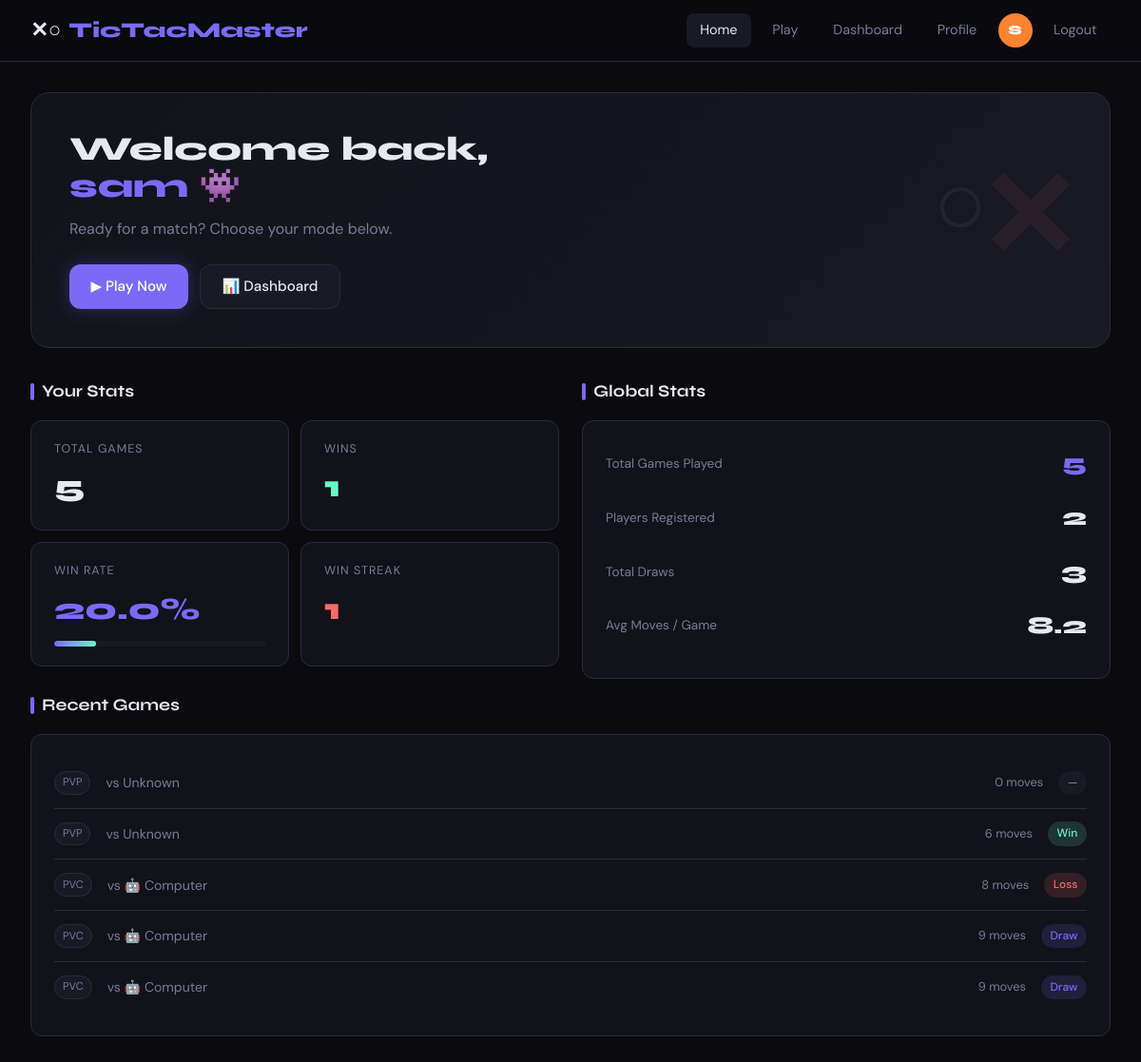
Screenshot of /home (signed in) with the database file from the repository.
### tables this page shows
CREATE TABLE users (
            id INTEGER PRIMARY KEY AUTOINCREMENT,
            username TEXT UNIQUE NOT NULL,
            email TEXT UNIQUE NOT NULL,
            password_hash TEXT NOT NULL,
            avatar_color TEXT DEFAULT '#6c63ff',
            created_at TIMESTAMP DEFAULT CURRENT_TIMESTAMP
        );

CREATE TABLE player_stats (
            id INTEGER PRIMARY KEY AUTOINCREMENT,
            user_id INTEGER UNIQUE NOT NULL,
            total_games INTEGER DEFAULT 0,
            wins INTEGER DEFAULT 0,
            losses INTEGER DEFAULT 0,
            draws INTEGER DEFAULT 0,
            pvp_wins INTEGER DEFAULT 0,
            pvp_losses INTEGER DEFAULT 0,
            pvp_draws INTEGER DEFAULT 0,
            pvc_wins INTEGER DEFAULT 0,
            pvc_losses INTEGER DEFAULT 0,
            pvc_draws INTEGER DEFAULT 0,
            win_streak INTEGER DEFAULT 0,
            max_win_streak INTEGER DEFAULT 0,
            total_moves INTEGER DEFAULT 0,
            fastest_win_moves INTEGER DEFAULT 999,
            updated_at TIMESTAMP DEFAULT CURRENT_TIMESTAMP,
            FOREIGN KEY (user_id) REFERENCES users(id)
        );

CREATE TABLE games (
            id INTEGER PRIMARY KEY AUTOINCREMENT,
            player1_id INTEGER NOT NULL,
            player2_id INTEGER,
            game_mode TEXT NOT NULL CHECK(game_mode IN ('pvp', 'pvc')),
            winner_id INTEGER,
            is_draw INTEGER DEFAULT 0,
            board_state TEXT,
            moves_count INTEGER DEFAULT 0,
            duration_seconds INTEGER DEFAULT 0,
            ai_difficulty TEXT DEFAULT 'medium',
            created_at TIMESTAMP DEFAULT CURRENT_TIMESTAMP,
            ended_at TIMESTAMP,
            FOREIGN KEY (player1_id) REFERENCES users(id),
            FOREIGN KEY (player2_id) REFERENCES users(id),
            FOREIGN KEY (winner_id) REFERENCES users(id)
        );

### app.py (the view)
@app.route('/home')
@login_required
def home():
    stats = get_player_stats(session['user_id'])
    recent = get_recent_games(session['user_id'], limit=5)
    global_s = get_global_stats()
    return render_template('home.html',
                           stats=stats, recent=recent,
                           global_stats=global_s)

### app.py (called while the page is built)
def login_required(f):
    from functools import wraps
    @wraps(f)
    def decorated(*args, **kwargs):
        if 'user_id' not in session:
            return redirect(url_for('login'))
        return f(*args, **kwargs)
    return decorated

### database/models.py (called while the page is built)
def get_db():
    conn = sqlite3.connect(DB_PATH)
    conn.row_factory = sqlite3.Row
    return conn

### game_service.py (called while the page is built)
def get_player_stats(user_id: int) -> dict:
    conn = get_db()
    c = conn.cursor()
    try:
        c.execute('SELECT * FROM player_stats WHERE user_id = ?', (user_id,))
        row = c.fetchone()
        if not row:
            return {}
        stats = dict(row)
        total = stats['total_games']
        stats['win_rate'] = round(stats['wins'] / total * 100, 1) if total else 0
        return stats
    finally:
        conn.close()

def get_recent_games(user_id: int, limit: int = 10) -> list:
    conn = get_db()
    c = conn.cursor()
    try:
        c.execute('''
            SELECT g.*,
                   u1.username as player1_name, u1.avatar_color as p1_color,
                   u2.username as player2_name, u2.avatar_color as p2_color,
                   w.username as winner_name
            FROM games g
            LEFT JOIN users u1 ON g.player1_id = u1.id
            LEFT JOIN users u2 ON g.player2_id = u2.id
            LEFT JOIN users w ON g.winner_id = w.id
            WHERE g.player1_id = ? OR g.player2_id = ?
            ORDER BY g.created_at DESC
            LIMIT ?
        ''', (user_id, user_id, limit))
        rows = c.fetchall()
        return [dict(r) for r in rows]
    finally:
        conn.close()

def get_global_stats() -> dict:
    conn = get_db()
    c = conn.cursor()
    try:
        c.execute('SELECT COUNT(*) as total FROM games WHERE ended_at IS NOT NULL')
        total_games = c.fetchone()['total']
        c.execute('SELECT COUNT(*) as total FROM users')
        total_users = c.fetchone()['total']
        c.execute('SELECT COUNT(*) as total FROM games WHERE is_draw = 1')
        total_draws = c.fetchone()['total']
        c.execute('SELECT AVG(moves_count) as avg FROM games WHERE ended_at IS NOT NULL')
        row = c.fetchone()
        avg_moves = round(row['avg'], 1) if row['avg'] else 0
        return {
            'total_games': total_games,
            'total_users': total_users,
            'total_draws': total_draws,
            'avg_moves': avg_moves,
        }
    finally:
        conn.close()

### templates/home.html (shortened to what this page needs)
{% extends 'base.html' %}
{% block body %}
<div class="page">
    <div class="hero">
        <div class="hero-title">
            Welcome back,<br>
            <span class="text-accent">{{ session.username }}</span> 👾
        </div>
        <div class="hero-sub">Ready for a match? Choose your mode below.</div>
        <div class="hero-actions">
            <a href="{{ url_for('play') }}" class="btn btn-primary">▶ Play Now</a>
            <a href="{{ url_for('dashboard') }}" class="btn btn-secondary">📊 Dashboard</a>
        </div>
    </div>
    <div class="grid-2" style="gap:1.5rem; margin-bottom:1.5rem;">
        <div>
            <div class="section-title">Your Stats</div>
            <div class="grid-2" style="gap:0.75rem;">
                <div class="stat-card">
                    <div class="stat-label">Total Games</div>
                    <div class="stat-value">{{ stats.total_games or 0 }}</div>
                </div>
                <div class="stat-card">
                    <div class="stat-label">Wins</div>
                    <div class="stat-value text-o">{{ stats.wins or 0 }}</div>
                </div>
                <div class="stat-card">
                    <div class="stat-label">Win Rate</div>
                    <div class="stat-value text-accent">{{ stats.win_rate or 0 }}%</div>
                    <div class="winrate-bar">
                        <div class="winrate-fill" style="width:{{ stats.win_rate or 0 }}%"></div>
                    </div>
                </div>
                <div class="stat-card">
                    <div class="stat-label">Win Streak</div>
                    <div class="stat-value text-x">{{ stats.win_streak or 0 }}</div>
                </div>
            </div>
        </div>
        <div>
            <div class="section-title">Global Stats</div>
            <div class="card" style="height: calc(100% - 2.1rem);">
                <div style="display:flex; flex-direction:column; gap:1rem;">
                    <div style="display:flex; justify-content:space-between; align-items:center;">
                        <span class="text-muted" style="font-size:0.85rem;">Total Games Played</span>
                        <span class="global-num text-accent">{{ global_stats.total_games }}</span>
                    </div>
                    <div style="display:flex; justify-content:space-between; align-items:center;">
                        <span class="text-muted" style="font-size:0.85rem;">Players Registered</span>
                        <span class="global-num">{{ global_stats.total_users }}</span>
                    </div>
                    <div style="display:flex; justify-content:space-between; align-items:center;">
                        <span class="text-muted" style="font-size:0.85rem;">Total Draws</span>
                        <span class="global-num">{{ global_stats.total_draws }}</span>
                    </div>
                    <div style="display:flex; justify-content:space-between; align-items:center;">
                        <span class="text-muted" style="font-size:0.85rem;">Avg Moves / Game</span>
                        <span class="global-num">{{ global_stats.avg_moves }}</span>
                    </div>
                </div>
            </div>
        </div>
    </div>
    <div class="section-title">Recent Games</div>
    <div class="card">
        {% if recent %}
            {% for g in recent %}
            <div class="game-row">
                <span class="game-mode-badge">{{ g.game_mode.upper() }}</span>
                <span style="flex:1; font-size:0.88rem; color: var(--text-muted);">
                    vs
                    {% if g.game_mode == 'pvc' %}
                        🤖 Computer
                    {% elif g.player2_name %}
                        {{ g.player2_name }}
                    {% else %}
                        Unknown
                    {% endif %}
                </span>
                <span style="font-size:0.8rem; color:var(--text-muted);">
                    {{ g.moves_count }} moves
                </span>
                {% if g.is_draw %}
                    <span class="badge badge-draw">Draw</span>
                {% elif g.winner_id == session.user_id %}
                    <span class="badge badge-win">Win</span>
                {% elif g.ended_at %}
                    <span class="badge badge-loss">Loss</span>
                {% else %}
                    <span class="badge" style="background:var(--surface2); color:var(--text-muted);">—</span>
                {% endif %}
            </div>
            {% endfor %}
        {% else %}
            <div style="text-align:center; color:var(--text-muted); padding:2rem 0;">
                No games played yet. <a href="{{ url_for('play') }}" style="color:var(--accent);">Start your first game →</a>
            </div>
        {% endif %}
    </div>
</div>
{% endblock %}

### templates/base.html (shortened to what this page needs)
<!DOCTYPE html>
<html lang="en">
<head>
    <link rel="stylesheet" href="{{ url_for('static', filename='css/main.css') }}">
</head>
<body>
{% if session.get('user_id') %}
<nav>
    <div class="nav-inner">
        <a href="{{ url_for('home') }}" class="nav-logo">
            ✕○ <span>TicTacMaster</span>
        </a>
        <div class="nav-links">
            <a href="{{ url_for('home') }}" class="nav-link {% if request.endpoint=='home' %}active{% endif %}">Home</a>
            <a href="{{ url_for('play') }}" class="nav-link {% if request.endpoint=='play' %}active{% endif %}">Play</a>
            <a href="{{ url_for('dashboard') }}" class="nav-link {% if request.endpoint=='dashboard' %}active{% endif %}">Dashboard</a>
            <a href="{{ url_for('profile') }}" class="nav-link {% if request.endpoint=='profile' %}active{% endif %}">Profile</a>
            <div class="nav-avatar" style="background:{{ session.get('avatar_color','#6c63ff') }}">
                {{ session.get('username','?')[0].upper() }}
            </div>
            <a href="{{ url_for('logout') }}" class="nav-link">Logout</a>
        </div>
    </div>
</nav>
{% endif %}
{% block body %}{% endblock %}
</body>
</html>

### templates/base.html (style rules this page uses)
:root { --bg: #0a0a0f; --surface: #12121a; --surface2: #1a1a26; --border: #2a2a3d; --accent: #7c6af7; --accent2: #f76a6a; --accent3: #6af7c8; --text: #e8e8f0; --text-muted: #7a7a99; --x-color: #f76a6a; --o-color: #6af7c8; --gold: #f7c86a; --font-display: 'Syne', sans-serif; --font-body: 'DM Sans', sans-serif; --radius: 12px; --shadow: 0 8px 32px rgba(0,0,0,0.4); }
* { box-sizing: border-box; margin: 0; padding: 0; }
html { scroll-behavior: smooth; }
body { background: var(--bg); color: var(--text); font-family: var(--font-body); min-height: 100vh; line-height: 1.6; }
nav { position: sticky; top: 0; z-index: 100; background: rgba(10,10,15,0.85); backdrop-filter: blur(20px); border-bottom: 1px solid var(--border); padding: 0 2rem; }
.nav-inner { max-width: 1200px; margin: auto; display: flex; align-items: center; gap: 2rem; height: 64px; }
.nav-logo { font-family: var(--font-display); font-size: 1.4rem; font-weight: 800; color: var(--text); text-decoration: none; display: flex; align-items: center; gap: 0.5rem; }
.nav-logo span { color: var(--accent); }
.nav-links { display: flex; gap: 0.5rem; margin-left: auto; align-items: center; }
.nav-link { color: var(--text-muted); text-decoration: none; padding: 0.4rem 0.9rem; border-radius: 8px; font-size: 0.9rem; transition: all 0.2s; }
.nav-link:hover, .nav-link.active { color: var(--text); background: var(--surface2); }
.nav-avatar { width: 36px; height: 36px; border-radius: 50%; display: flex; align-items: center; justify-content: center; font-family: var(--font-display); font-weight: 800; font-size: 0.85rem; color: white; cursor: pointer; }
.btn { display: inline-flex; align-items: center; justify-content: center; gap: 0.5rem; padding: 0.65rem 1.4rem; border-radius: var(--radius); font-family: var(--font-body); font-size: 0.95rem; font-weight: 500; cursor: pointer; border: none; transition: all 0.2s; text-decoration: none; }
.btn-primary { background: var(--accent); color: white; box-shadow: 0 0 20px rgba(124,106,247,0.3); }
.btn-secondary { background: var(--surface2); color: var(--text); border: 1px solid var(--border); }
.card { background: var(--surface); border: 1px solid var(--border); border-radius: var(--radius); padding: 1.5rem; }
.page { max-width: 1200px; margin: auto; padding: 2rem; }
.stat-card { background: var(--surface); border: 1px solid var(--border); border-radius: var(--radius); padding: 1.25rem 1.5rem; }
.stat-label { font-size: 0.78rem; color: var(--text-muted); text-transform: uppercase; letter-spacing: 0.08em; }
.stat-value { font-family: var(--font-display); font-size: 2rem; font-weight: 800; margin-top: 0.2rem; }
.badge { display: inline-flex; align-items: center; padding: 0.2rem 0.6rem; border-radius: 20px; font-size: 0.75rem; font-weight: 500; }
.badge-win { background: rgba(106,247,200,0.15); color: var(--accent3); }
.badge-loss { background: rgba(247,106,106,0.15); color: var(--accent2); }
.badge-draw { background: rgba(124,106,247,0.15); color: var(--accent); }
.grid-2 { display: grid; grid-template-columns: 1fr 1fr; gap: 1rem; }
.text-accent { color: var(--accent); }
.text-muted { color: var(--text-muted); }
.text-x { color: var(--x-color); }
.text-o { color: var(--o-color); }

### rows the page displays
users: username "sam"
player_stats: total_games "5", wins "1", win_streak "1"
games: game_mode "PVP", shows "Unknown", moves_count "0"
games: game_mode "PVP", shows "Unknown", moves_count "6", is_draw "Win"
games: game_mode "PVC", shows "🤖 Computer", moves_count "8", is_draw "Loss"
games: game_mode "PVC", shows "🤖 Computer", moves_count "9", is_draw "Draw"
games: game_mode "PVC", shows "🤖 Computer", moves_count "9", is_draw "Draw"

### other values shown
{{ session.get('username','?')[0].upper() }} "S"
{{ stats.win_rate or 0 }} "20.0"
{{ global_stats.total_games }} "5"
{{ global_stats.total_users }} "2"
{{ global_stats.total_draws }} "3"
{{ global_stats.avg_moves }} "8.2"
